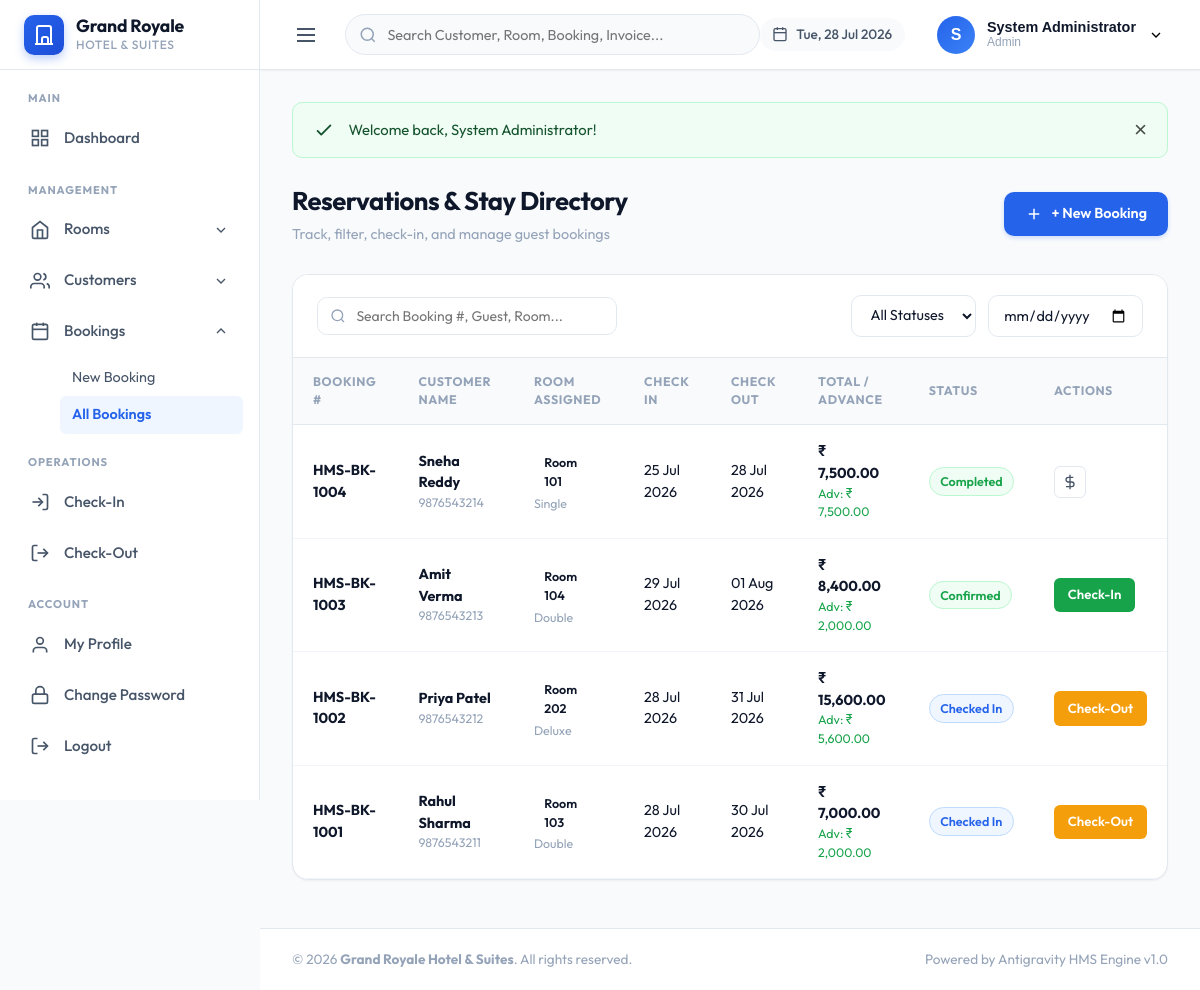
The page /view_bookings.php (signed in) on the database its author committed.
### tables this page shows
CREATE TABLE `bookings` (
  `id` INT AUTO_INCREMENT PRIMARY KEY,
  `booking_number` VARCHAR(30) NOT NULL UNIQUE,
  `customer_id` INT NOT NULL,
  `room_id` INT NOT NULL,
  `check_in_date` DATE NOT NULL,
  `check_out_date` DATE NOT NULL,
  `actual_check_in_time` DATETIME DEFAULT NULL,
  `actual_check_out_time` DATETIME DEFAULT NULL,
  `adults` INT DEFAULT 1,
  `children` INT DEFAULT 0,
  `special_requests` TEXT DEFAULT NULL,
  `booking_amount` DECIMAL(10, 2) NOT NULL,
  `advance_payment` DECIMAL(10, 2) DEFAULT 0.00,
  `balance_amount` DECIMAL(10, 2) NOT NULL,
  `payment_mode` ENUM('Cash', 'Card', 'UPI') DEFAULT 'Cash',
  `status` ENUM('Pending', 'Confirmed', 'Checked In', 'Completed', 'Cancelled') DEFAULT 'Confirmed',
  `created_at` DATETIME DEFAULT CURRENT_TIMESTAMP,
  FOREIGN KEY (`customer_id`) REFERENCES `customers`(`id`) ON DELETE CASCADE,
  FOREIGN KEY (`room_id`) REFERENCES `rooms`(`id`) ON DELETE CASCADE
);

CREATE TABLE `customers` (
  `id` INT AUTO_INCREMENT PRIMARY KEY,
  `full_name` VARCHAR(100) NOT NULL,
  `gender` ENUM('Male', 'Female', 'Other') NOT NULL,
  `dob` DATE DEFAULT NULL,
  `phone` VARCHAR(20) NOT NULL UNIQUE,
  `email` VARCHAR(100) DEFAULT NULL,
  `address` TEXT DEFAULT NULL,
  `city` VARCHAR(50) DEFAULT NULL,
  `state` VARCHAR(50) DEFAULT NULL,
  `country` VARCHAR(50) DEFAULT 'India',
  `id_proof_type` ENUM('Aadhar', 'PAN', 'Passport', 'Driving License') NOT NULL,
  `id_number` VARCHAR(50) NOT NULL,
  `photo` VARCHAR(255) DEFAULT NULL,
  `created_at` DATETIME DEFAULT CURRENT_TIMESTAMP
);

CREATE TABLE `rooms` (
  `id` INT AUTO_INCREMENT PRIMARY KEY,
  `room_number` VARCHAR(20) NOT NULL UNIQUE,
  `room_type` ENUM('Single', 'Double', 'Deluxe', 'Suite') NOT NULL,
  `ac_type` ENUM('AC', 'Non AC') NOT NULL,
  `floor_number` INT NOT NULL,
  `price_per_night` DECIMAL(10, 2) NOT NULL,
  `status` ENUM('Available', 'Booked', 'Occupied', 'Maintenance') DEFAULT 'Available',
  `image` VARCHAR(255) DEFAULT NULL,
  `created_at` DATETIME DEFAULT CURRENT_TIMESTAMP
);

### view_bookings.php (the view, shortened to what this page needs)
<?php
require_once __DIR__ . '/includes/db.php';
require_once __DIR__ . '/includes/functions.php';
include __DIR__ . '/includes/header.php';
$search = sanitize($_GET['search'] ?? '');
$date_filter = sanitize($_GET['date'] ?? '');
$sql = "SELECT b.*, c.full_name as customer_name, c.phone as customer_phone, r.room_number, r.room_type, r.price_per_night
        FROM bookings b
        JOIN customers c ON b.customer_id = c.id
        JOIN rooms r ON b.room_id = r.id
        WHERE 1=1";
$params = [];
$sql .= " ORDER BY b.id DESC";
try {
    $stmt = $pdo->prepare($sql);
    $stmt->execute($params);
    $bookings = $stmt->fetchAll();
} catch (PDOException $e) {
    setFlash('danger', 'Error loading bookings: ' . $e->getMessage());
    $bookings = [];
}
?>
<div class="page-header">
    <div>
        <h1 class="page-title">Reservations & Stay Directory</h1>
        <p class="page-subtitle">Track, filter, check-in, and manage guest bookings</p>
    </div>
    <div>
        <a href="booking.php" class="btn btn-primary">
            <svg width="18" height="18" viewBox="0 0 24 24" fill="none" stroke="currentColor" stroke-width="2"><line x1="12" y1="5" x2="12" y2="19"></line><line x1="5" y1="12" x2="19" y2="12"></line></svg>
            <span>+ New Booking</span>
        </a>
    </div>
</div>
<div class="table-card fade-in">
    <form action="view_bookings.php" method="GET" class="table-toolbar">
        <div class="table-search-box">
            <svg class="table-search-icon" width="16" height="16" viewBox="0 0 24 24" fill="none" stroke="currentColor" stroke-width="2"><circle cx="11" cy="11" r="8"></circle><line x1="21" y1="21" x2="16.65" y2="16.65"></line></svg>
            <input type="text" name="search" placeholder="Search Booking #, Guest, Room..." value="<?= escape($search) ?>">
        </div>
        <div class="table-filters">
            <select name="status" class="form-select" style="width: auto;" onchange="this.form.submit()">
                <option value="">All Statuses</option>
            </select>
            <input type="date" name="date" class="form-control" style="width: auto;" value="<?= escape($date_filter) ?>" onchange="this.form.submit()">
        </div>
    </form>
    <div class="table-responsive">
        <table class="custom-table">
            <thead>
                <tr>
                    <th>Booking #</th>
                    <th>Customer Name</th>
                    <th>Room Assigned</th>
                    <th>Check In</th>
                    <th>Check Out</th>
                    <th>Total / Advance</th>
                    <th>Status</th>
                    <th>Actions</th>
                </tr>
            </thead>
            <tbody>
                <?php if (empty($bookings)): ?>
                    <tr>
                        <td colspan="8" style="text-align: center; padding: 2.5rem; color: var(--text-muted);">
                            No bookings matching criteria.
                        </td>
                    </tr>
                <?php else: ?>
                    <?php foreach ($bookings as $b): ?>
                        <tr>
                            <td><strong><?= escape($b['booking_number']) ?></strong></td>
                            <td>
                                <div><strong><?= escape($b['customer_name']) ?></strong></div>
                                <div style="font-size:0.775rem; color:var(--text-muted);"><?= escape($b['customer_phone']) ?></div>
                            </td>
                            <td>
                                <span class="badge badge-primary">Room <?= escape($b['room_number']) ?></span>
                                <div style="font-size:0.775rem; color:var(--text-muted);"><?= escape($b['room_type']) ?></div>
                            </td>
                            <td><?= date('d M Y', strtotime($b['check_in_date'])) ?></td>
                            <td><?= date('d M Y', strtotime($b['check_out_date'])) ?></td>
                            <td>
                                <div><strong><?= formatCurrency($b['booking_amount']) ?></strong></div>
                                <div style="font-size:0.775rem; color:var(--success);">Adv: <?= formatCurrency($b['advance_payment']) ?></div>
                            </td>
                            <td>
                                <?php
                                $badgeClass = match($b['status']) {
                                    'Confirmed' => 'badge-confirmed',
                                    'Checked In' => 'badge-checked-in',
                                    'Completed' => 'badge-available',
                                    'Cancelled' => 'badge-cancelled',
                                    default => 'badge-pending'
                                };
                                ?>
                                <span class="badge <?= $badgeClass ?>"><?= escape($b['status']) ?></span>
                            </td>
                            <td>
                                <div class="table-actions">
                                    <?php if ($b['status'] === 'Confirmed'): ?>
                                        <a href="checkin.php?booking_id=<?= $b['id'] ?>" class="btn btn-success btn-sm" title="Check-In Guest">
                                            Check-In
                                        </a>
                                    <?php elseif ($b['status'] === 'Checked In'): ?>
                                        <a href="checkout.php?booking_id=<?= $b['id'] ?>" class="btn btn-warning btn-sm" title="Check-Out Guest">
                                            Check-Out
                                        </a>
                                    <?php elseif ($b['status'] === 'Completed'): ?>
                                        <a href="bill.php?booking_id=<?= $b['id'] ?>" class="action-btn btn-bill" title="Print Invoice">
                                            <svg viewBox="0 0 24 24" width="16" height="16" fill="none" stroke="currentColor" stroke-width="2"><line x1="12" y1="1" x2="12" y2="23"></line><path d="M17 5H9.5a3.5 3.5 0 0 0 0 7h5a3.5 3.5 0 0 1 0 7H6"></path></svg>
                                        </a>
                                    <?php endif; ?>
                                </div>
                            </td>
                        </tr>
                    <?php endforeach; ?>
                <?php endif; ?>
            </tbody>
        </table>
    </div>
</div>
<?php include __DIR__ . '/includes/footer.php'; ?>

### css/style.css (style rules this page uses)
:root { --primary: #2563eb; --primary-hover: #1d4ed8; --primary-light: #eff6ff; --primary-border: #bfdbfe; --success: #16a34a; --success-hover: #15803d; --success-light: #f0fdf4; --success-border: #bbf7d0; --danger: #dc2626; --danger-hover: #b91c1c; --danger-light: #fef2f2; --danger-border: #fecaca; --warning: #f59e0b; --warning-hover: #d97706; --warning-light: #fffbeb; --warning-border: #fde68a; --info: #0284c7; --info-light: #f0f9ff; --bg-main: #f8fafc; --card-bg: #ffffff; --text-primary: #0f172a; --text-secondary: #475569; --text-muted: #94a3b8; --border-color: #e2e8f0; --border-light: #f1f5f9; --radius-sm: 6px; --radius-md: 10px; --radius-lg: 16px; --radius-full: 9999px; --shadow-sm: 0 1px 2px 0 rgba(0, 0, 0, 0.05); --shadow-md: 0 4px 6px -1px rgba(0, 0, 0, 0.1), 0 2px 4px -1px rgba(0, 0, 0, 0.06); --shadow-lg: 0 10px 15px -3px rgba(0, 0, 0, 0.1), 0 4px 6px -2px rgba(0, 0, 0, 0.05); --sidebar-width: 260px; --navbar-height: 70px; --transition-fast: 0.15s ease; --transition-normal: 0.25s ease; }
*, *::before, *::after { box-sizing: border-box; margin: 0; padding: 0; }
body { font-family: 'Outfit', -apple-system, BlinkMacSystemFont, "Segoe UI", Roboto, sans-serif; background-color: var(--bg-main); color: var(--text-primary); line-height: 1.5; font-size: 0.95rem; -webkit-font-smoothing: antialiased; }
a { color: var(--primary); text-decoration: none; transition: color var(--transition-fast); }
.page-header { display: flex; align-items: center; justify-content: space-between; margin-bottom: 1.75rem; flex-wrap: wrap; gap: 1rem; }
.page-title { font-size: 1.6rem; font-weight: 700; color: var(--text-primary); letter-spacing: -0.02em; }
.page-subtitle { font-size: 0.9rem; color: var(--text-muted); margin-top: 0.2rem; }
.btn { display: inline-flex; align-items: center; justify-content: center; gap: 0.5rem; padding: 0.65rem 1.25rem; font-family: inherit; font-size: 0.9rem; font-weight: 600; border-radius: var(--radius-md); border: 1px solid transparent; cursor: pointer; transition: all var(--transition-fast); text-decoration: none; white-space: nowrap; }
.btn-primary { background-color: var(--primary); color: #ffffff; box-shadow: 0 2px 4px rgba(37, 99, 235, 0.2); }
.btn-success { background-color: var(--success); color: #ffffff; }
.btn-warning { background-color: var(--warning); color: #ffffff; }
.btn-sm { padding: 0.4rem 0.8rem; font-size: 0.825rem; border-radius: var(--radius-sm); }
.alert-icon { width: 22px; height: 22px; flex-shrink: 0; }
.badge { display: inline-flex; align-items: center; gap: 0.35rem; padding: 0.25rem 0.65rem; border-radius: var(--radius-full); font-size: 0.785rem; font-weight: 600; text-transform: capitalize; }
.badge-available, .badge-confirmed, .badge-paid { background-color: var(--success-light); color: var(--success); border: 1px solid var(--success-border); }
.badge-occupied, .badge-checked-in { background-color: var(--primary-light); color: var(--primary); border: 1px solid var(--primary-border); }
.fade-in { animation: fadeIn 0.3s ease-in-out; }

### css/forms.css (style rules this page uses)
.form-control, .form-select, .form-textarea { width: 100%; padding: 0.65rem 0.9rem; font-family: inherit; font-size: 0.9rem; color: var(--text-primary); background-color: #ffffff; border: 1px solid var(--border-color); border-radius: var(--radius-md); outline: none; transition: all var(--transition-fast); }

### rows shown on the page
bookings: booking_number "HMS-BK-1004", customer.full_name "Sneha Reddy", customer.phone "9876543214", room.room_number "101", room.room_type "Single", check_in_date "25 Jul 2026", check_out_date "28 Jul 2026", booking_amount "₹ 7,500.00", advance_payment "₹ 7,500.00", status "Completed"
bookings: booking_number "HMS-BK-1003", customer.full_name "Amit Verma", customer.phone "9876543213", room.room_number "104", room.room_type "Double", check_in_date "29 Jul 2026", check_out_date "01 Aug 2026", booking_amount "₹ 8,400.00", advance_payment "₹ 2,000.00", status "Confirmed"
bookings: booking_number "HMS-BK-1002", customer.full_name "Priya Patel", customer.phone "9876543212", room.room_number "202", room.room_type "Deluxe", check_in_date "28 Jul 2026", check_out_date "31 Jul 2026", booking_amount "₹ 15,600.00", advance_payment "₹ 5,600.00", status "Checked In"
bookings: booking_number "HMS-BK-1001", customer.full_name "Rahul Sharma", customer.phone "9876543211", room.room_number "103", room.room_type "Double", check_in_date "28 Jul 2026", check_out_date "30 Jul 2026", booking_amount "₹ 7,000.00", advance_payment "₹ 2,000.00", status "Checked In"

### other values the page prints
substr($user['full_name'], 0, 1) "S"
$user['full_name'] "System Administrator"
$user['role'] "Admin"
$msg "Welcome back, System Administrator!"
